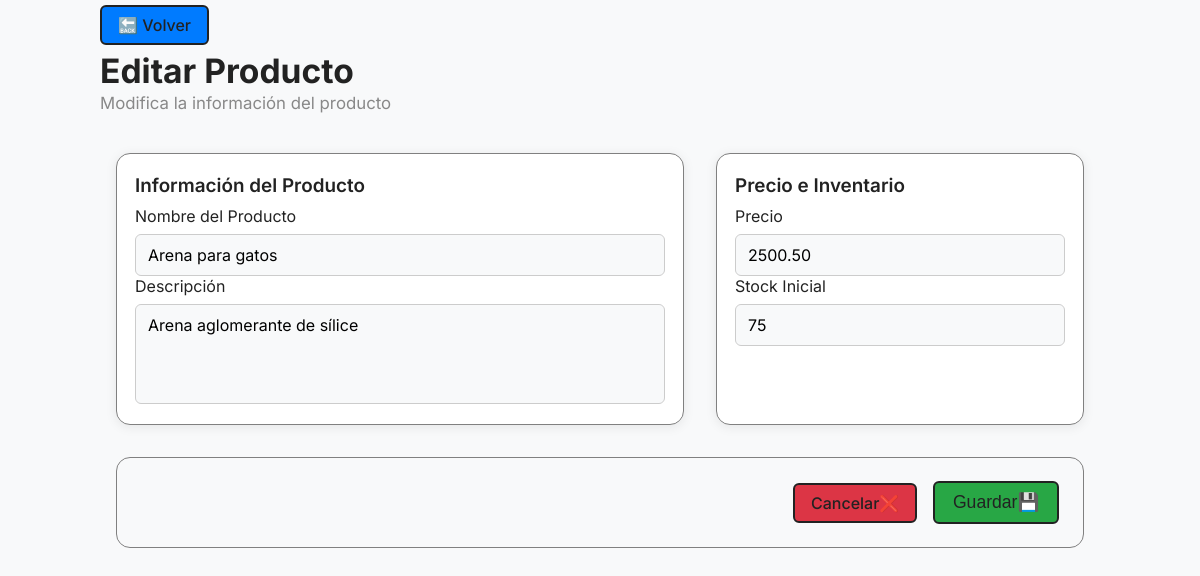
/productos/editar.php?id=25, run on the app's committed database.
### tables this page shows
CREATE TABLE `productos` (
  `id` int(11) NOT NULL,
  `nombre` varchar(100) NOT NULL,
  `descripcion` text NOT NULL,
  `precio` decimal(10,2) NOT NULL,
  `stock` int(11) NOT NULL,
  `ultact` datetime NOT NULL DEFAULT current_timestamp() ON UPDATE current_timestamp()
);

### src/controllers/ProductoController.php (called while the page is built, shortened)
<?php
require_once(__DIR__ . '/../config/conexiondb.php');
require_once(__DIR__ . '/../models/Producto.php');
class ProductoController {
    private $producto;
    public function __construct() {
        global $conn;
        $this->producto = new Producto($conn);
    }
    public function editar() {
        $id = "";
        $nombre = $descripcion = $precio = $stock = "";
        if ($_SERVER["REQUEST_METHOD"] === "POST" && isset($_POST["id"])) {
            $id = $_POST["id"];
        } else if (isset($_GET["id"]) && is_numeric($_GET["id"])) {
            $id = $_GET["id"];
        } else {
            echo "Error: No se pudo obtener el id del producto. Intenta de nuevo.";
            return;
        }
        if ($_SERVER["REQUEST_METHOD"] === "GET" && !empty($id)) {
            $productoData = $this->producto->obtenerPorId($id);
            if ($productoData) {
                $nombre = $productoData["nombre"];
                $descripcion = $productoData["descripcion"];
                $precio = $productoData["precio"];
                $stock = $productoData["stock"];
            } else {
                echo "Error: Producto no encontrado.";
                exit;
            }
        }
        require(__DIR__ . '/../views/productos/editar.php');
    }
}

### public/productos/editar.php (called while the page is built)
<?php
require_once(__DIR__ . '/../../src/controllers/ProductoController.php');
$controller = new ProductoController();
$controller->editar();

### src/models/Producto.php (called while the page is built, shortened)
<?php
class Producto {
    private $conn;
    public function __construct($conn) {
        $this->conn = $conn;
    }
    public function obtenerPorId($id) {
        $sql = "SELECT * FROM productos WHERE id = ?";
        $stmt = $this->conn->prepare($sql);
        $stmt->bind_param("i", $id);
        $stmt->execute();
        $result = $stmt->get_result();
        return $result->fetch_assoc();
    }
}

### src/views/productos/editar.php (the view, shortened to what this page needs)
<!DOCTYPE html>
<html lang="es">
<head>
    <link rel="stylesheet" href="../../css/style.css">
</head>
<body>
    <div class="wrapper">
        <form action="" method="post" class="form-card-grid">
            <div class="form-header">
                <a href="../index.php" class="btn">🔙 Volver</a>
                <h2>Editar Producto</h2>
                <p class="subtitle">Modifica la información del producto</p>
            </div>
            <div class="form-card-container">
                <div class="form-card form-main">
                    <h3>Información del Producto</h3>
                    <div class="form-group">
                        <label for="nombre">Nombre del Producto</label>
                        <input type="text" id="nombre" name="nombre" value="<?= htmlspecialchars($nombre) ?>" class="input">
                    </div>
                    <div class="form-group">
                        <label for="descripcion">Descripción</label>
                        <textarea id="descripcion" name="descripcion" class="input"><?= htmlspecialchars($descripcion) ?></textarea>
                    </div>
                </div>
                <div class="form-card form-side">
                    <h3>Precio e Inventario</h3>
                    <div class="form-group">
                        <label for="precio">Precio</label>
                        <input type="number" step="0.01" id="precio" name="precio" value="<?= htmlspecialchars($precio) ?>" class="input">
                    </div>
                    <div class="form-group">
                        <label for="stock">Stock Inicial</label>
                        <input type="number" id="stock" name="stock" value="<?= htmlspecialchars($stock) ?>" class="input">
                    </div>
                </div>
            </div>
            <div class="form-card form-actions" style="flex-direction: row; justify-content: flex-end; display: flex; gap: 1em;">
                <a href="../index.php" class="btn btn-delete">Cancelar❌</a>
                <input type="submit" class="btn btn-add" value="Guardar💾" style="font-size: 1.1em;">
            </div>
        </form>
    </div>
</body>
</html>

### public/css/style.css (style rules this page uses)
:root { --primary: #007bff; --success: #28a745; --danger: #dc3545; --warning: #ffc107; --gray: #6c757d; --border-radius: 14px; --shadow: 0 1px 10px rgba(0,0,0,0.05); --font-main: 'Inter', Arial, sans-serif; --bg-main: #f8f9fa; --bg-card: #fff; --border: #e9ecef; --text-main: #222; --text-secondary: #888; }
* { box-sizing: border-box; margin: 0; padding: 0; }
body { font-family: var(--font-main); background: #e9ecef; min-height: 100vh; color: var(--text-main); }
label { margin-bottom: 0.5em; }
.wrapper { width: 100vw; min-height: 100vh; max-width: 100vw; margin: 0; padding: 0 2vw; display: flex; flex-direction: column; align-items: stretch; background: var(--bg-main); }
.card, .form-card { background: var(--bg-card); border-radius: var(--border-radius); box-shadow: 0 2px 12px rgba(0,0,0,0.08); border: 1px solid grey; padding: 20px 18px; margin-bottom: 32px; overflow: hidden; }
.btn { display: inline-block; padding: .5em 1em; margin: 5px 0; border-radius: 6px; text-decoration: none; font-weight: 500; border: 2px solid var(--text-main); cursor: pointer; background-color: var(--primary); color: var(--text-main); transition: 0.2s; }
.btn-add { background-color: var(--success); color: var(--text-main); }
.btn-delete { background-color: var(--danger); color: var(--text-main); }
.form-header { margin-bottom: 24px; text-align: left; }
.form-header h2 { margin: 0 0 2px 0; font-size: 2.1em; font-weight: 700; }
.form-header .subtitle { color: var(--text-secondary); font-size: 1.05em; }
.form-card-container { width: 100%; display: grid; grid-template-columns: 1.5fr 1fr; justify-content: center; }
.form-card { margin: 1em; }
.form-card-grid { width: 100%; max-width: 1000px; margin: 0 auto; }
.form-card h3 { margin-top: 0; font-size: 1.18em; font-weight: 600; margin-bottom: 0.5em; }
.form-group { display: flex; flex-direction: column; }
.input { font-family: var(--font-main); padding: 10px 12px; border: 1px solid #ccc; border-radius: 6px; font-size: 1em; background: #f8f9fa; transition: border 0.2s; width: 100%; box-sizing: border-box; }
textarea.input { min-height: 100px; resize: none; }
.form-actions { background: #f8f9fa; box-shadow: none; border-radius: var(--border-radius); padding: 18px 24px; display: flex; flex-direction: column; align-items: center; }

### data on the page
productos: nombre "Arena para gatos", descripcion "Arena aglomerante de sílice", precio "2500.50", stock "75"
